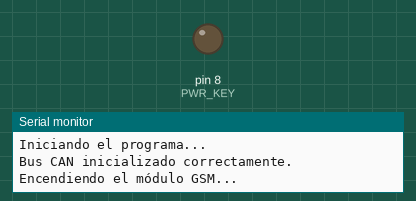
This sketch was run on a simulated Arduino Uno, built for the host (arithmetic inside an expression is 32-bit, double 64-bit). Shown: output pins drawn as LEDs (lit = HIGH), the last lines printed to the serial monitor.

Above: at 0.1 s.
At 10.3 s:
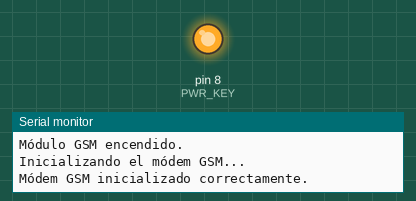
Timing chart, 0 to 11.8 s (numbered marks = the images above):
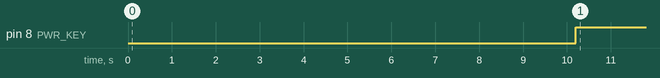

Measured:
- by itself, pin 8 (PWR_KEY): LOW → HIGH at 10.2 s

The sketch:

envio_datos_UDP.ino
```cpp
#include <mcp_can.h>
#include <mcp_can_dfs.h>

#define TINY_GSM_MODEM_A6
#include <TinyGsmClient.h>
#include <SPI.h>
#include <SoftwareSerial.h>

const int spiCSPin = 10;
MCP_CAN CAN(spiCSPin);

// Configuración GSM
#define PWR_KEY 8              // Pin conectado al PWR_KEY del módulo A6
SoftwareSerial SerialAT(3, 2); // RX, TX
TinyGsm modem(SerialAT);
TinyGsmClient client(modem);   // Cliente GSM

bool isPowerOn = false;        // Estado del encendido del módulo GSM
unsigned long powerOnStart = 0; // Marca de tiempo para gestionar el encendido

// Variables para la conexión
const char* server = "66.97.34.161";
const int port = 7500;
bool clientConnected = false;  // Estado de la conexión al servidor

void setup() {
    Serial.begin(115200);
    SerialAT.begin(9600);  // Velocidad para el módem A6

    // Configurar el pin PWR_KEY
    pinMode(PWR_KEY, OUTPUT);
    digitalWrite(PWR_KEY, HIGH); // Asegurar que esté en HIGH inicialmente

    Serial.println("Iniciando el programa...");

    // Inicializa el bus CAN
    while (CAN_OK != CAN.begin(CAN_250KBPS, MCP_8MHz)) {
        Serial.println("Error al inicializar el bus CAN.");
        delay(1000);
    }
    Serial.println("Bus CAN inicializado correctamente.");
}

void loop() {
    // Encender el módulo GSM usando millis()
    if (!isPowerOn) {
        if (powerOnStart == 0) {
            // Inicia el proceso de encendido
            powerOnStart = millis();
            digitalWrite(PWR_KEY, LOW); // Simula presionar el botón
            Serial.println("Encendiendo el módulo GSM...");
        } else if (millis() - powerOnStart >= 2000) {
            // Han pasado 2 segundos, libera el botón
            digitalWrite(PWR_KEY, HIGH);
            isPowerOn = true;
            Serial.println("Módulo GSM encendido.");
        }
    }

    // Inicialización del módem GSM una vez que esté encendido
    static bool modemInitialized = false;
    if (isPowerOn && !modemInitialized) {
        Serial.println("Inicializando el módem GSM...");
        if (modem.restart()) {
            modemInitialized = true;
            modem.gprsConnect("igprs.claro.com.ar", "", ""); // APN para Claro
            Serial.println("Módem GSM inicializado correctamente.");
        } else {
            Serial.println("Error al inicializar el módem GSM.");
        }
    }

    // Establecer conexión al servidor si no está conectado
    if (modem.isGprsConnected() && !clientConnected) {
        if (client.connect(server, port)) {
            clientConnected = true;
            Serial.println("Conectado al servidor.");
        } else {
            Serial.println("Error al conectar al servidor.");
        }
    }

    // Revisa si hay datos en el bus CAN
    unsigned char len = 0;
    unsigned char buf[6];
    if (CAN_MSGAVAIL == CAN.checkReceive()) {
        CAN.readMsgBuf(&len, buf);
        unsigned long canId = CAN.getCanId();

        // Construcción del mensaje con prefijo según el ID
        String message = "[";
        if (canId == 69) {
            message += "1,";  // Prefijo 1 para ID 69
        } else if (canId == 70) {
            message += "2,";  // Prefijo 2 para ID 70
        } else {
            message += "0,";  // Prefijo 0 para IDs no identificados
        }

        // Agregar los datos CAN al mensaje
        for (int i = 0; i < len; i += 2) {
            message += String(buf[i]) + "." + String(buf[i + 1]);
            if (i < len - 2) {  // Agregar coma solo si no es el último par de datos
                message += ",";
            }
        }
        message += "]";

        Serial.println(message);

        // Enviar datos al servidor si está conectado
        if (clientConnected) {
            client.print(message);
            Serial.println("Datos enviados al servidor.");
        } else {
            Serial.println("No conectado al servidor, reintentando...");
            client.stop();
        }
    }

    // Reintentar conexión al servidor si se pierde
    if (!client.connected() && clientConnected) {
        clientConnected = false;
        Serial.println("Desconectado del servidor. Intentando reconectar...");
    }

    delay(5000);
}
```
